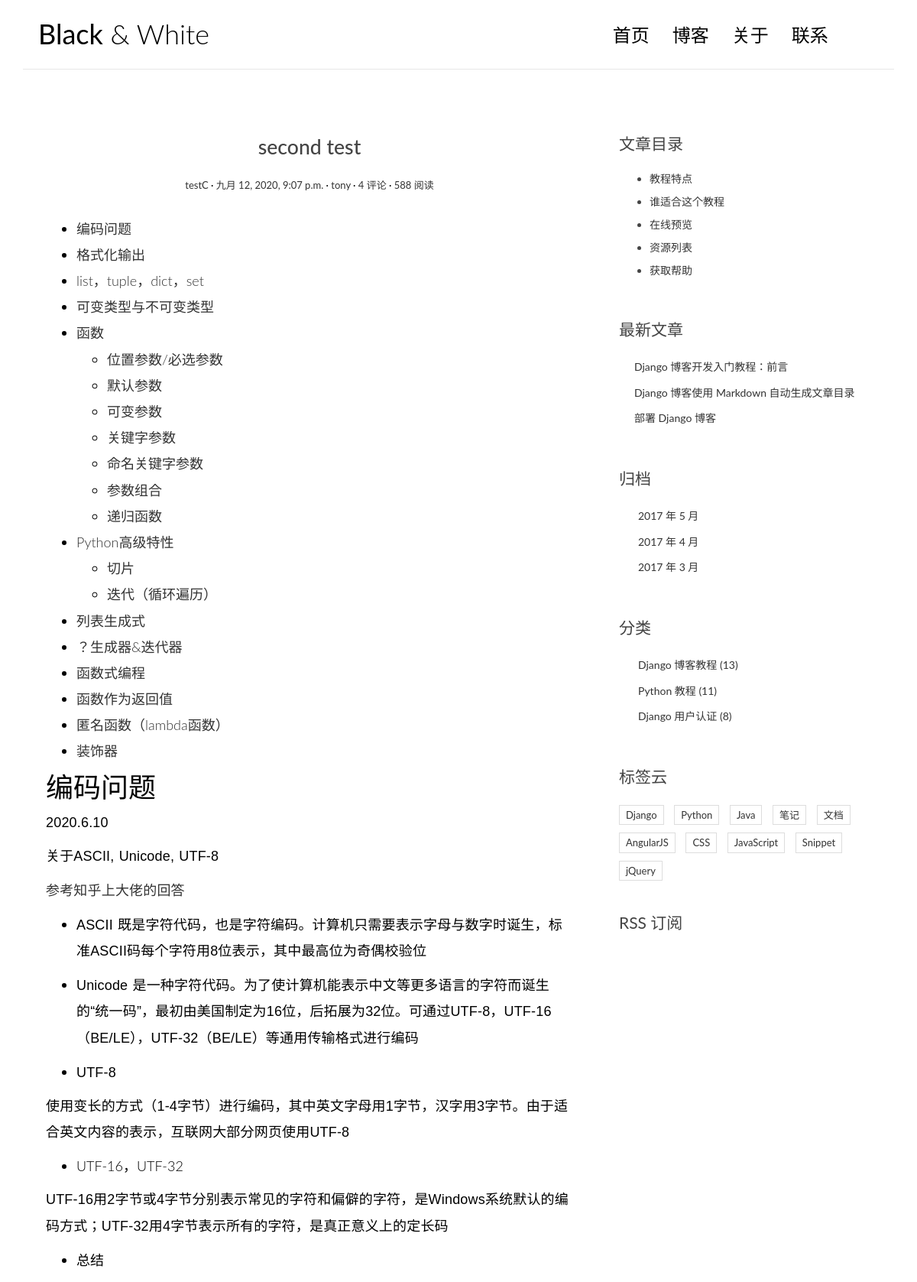
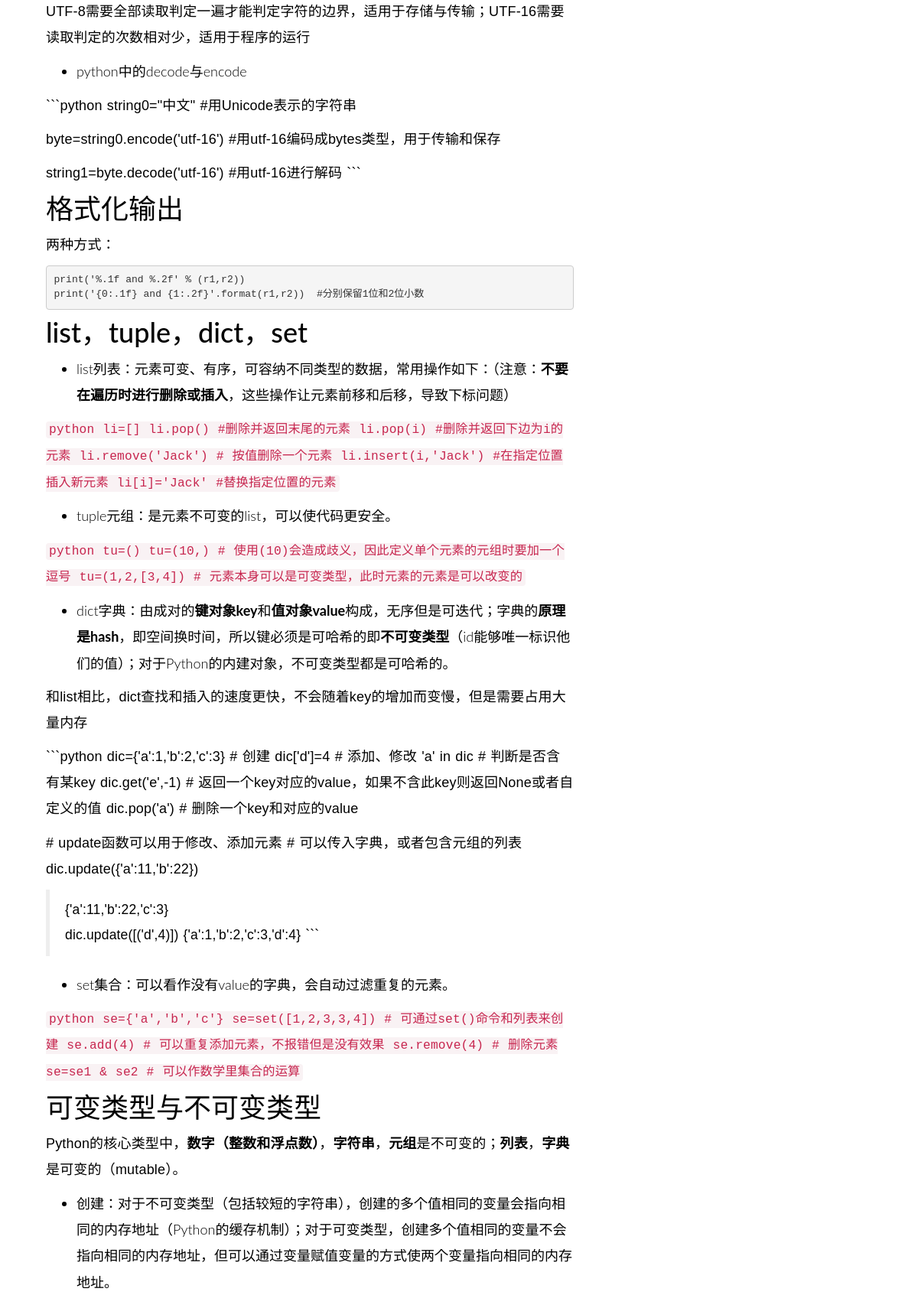
Screenshot of /post/2 (upper part) with the database file from the repository (2 pictures, top to bottom).
### blog/models.py (models this page shows, shortened)
class Post(models.Model):
    title = models.CharField('标题', max_length=40)  # 等价于关键词参数verbose_name='标题'
    createdTime = models.DateTimeField('创建时间', default=timezone.now)  # 默认值为当前时间，timezone.now可以自适应时区
    modifiedTime = models.DateTimeField('修改时间')
    body = models.TextField('正文')
    excerpt = models.TextField('摘要', max_length=400, blank=True)  # 允许为空
    category = models.ForeignKey(Category, verbose_name='分类', on_delete=models.CASCADE)  # 多对一关联；级联删除的策略
    tag = models.ManyToManyField(Tag, verbose_name='标签')  # 多对多
    author = models.ForeignKey(User, verbose_name='作者', on_delete=models.CASCADE, blank=True)
    class Meta:
        verbose_name = '文章'
        verbose_name_plural = '文章'

class Category(models.Model):
    name = models.CharField(max_length=20)
    class Meta:
        verbose_name = '分类'
        verbose_name_plural = verbose_name
    def __str__(self):
        return self.name

### blog/views.py (the view)
# urls.py: path('post/<int:pk>',views.detail,name='detail')
def detail(request, pk):
    post = get_object_or_404(Post, pk=pk)
    post.body = markdown.markdown(post.body,
                                  extensions=[
                                      'markdown.extensions.extra',
                                      'markdown.extensions.codehilite',
                                      'markdown.extensions.toc',
                                  ])
    return render(request, 'blog/detail.html', context={
        'post': post
    })

### templates/blog/detail.html (shortened to what this page needs)
{% extends 'base.html' %}
{% block main %}
    <article class="post post-1">
        <header class="entry-header">
            <h1 class="entry-title">{{post.title}}</h1>
            <div class="entry-meta">
                <span class="post-category"><a href="#">{{post.category}}</a></span>
                <span class="post-date"><a href="#"><time class="entry-date"
                                                          datetime="{{post.createdTime}}">{{post.createdTime}}</time></a></span>
                <span class="post-author"><a href="#">{{ post.author }}</a></span>
                <span class="comments-link"><a href="#">4 评论</a></span>
                <span class="views-count"><a href="#">588 阅读</a></span>
            </div>
        </header>
        <div class="entry-content clearfix">
        {{ post.body|safe}}
        </div>
    </article>
{% endblock %}
{% block aside %}
    <div class="widget widget-content">
        <h3 class="widget-title">文章目录</h3>
        <ul>
            <li>
                <a href="#">教程特点</a>
            </li>
            <li>
                <a href="#">谁适合这个教程</a>
            </li>
            <li>
                <a href="#">在线预览</a>
            </li>
            <li>
                <a href="#">资源列表</a>
            </li>
            <li>
                <a href="#">获取帮助</a>
            </li>
        </ul>
    </div>
    <div class="widget widget-recent-posts">
        <h3 class="widget-title">最新文章</h3>
        <ul>
            <li>
                <a href="#">Django 博客开发入门教程：前言</a>
            </li>
            <li>
                <a href="#">Django 博客使用 Markdown 自动生成文章目录</a>
            </li>
            <li>
                <a href="#">部署 Django 博客</a>
            </li>
        </ul>
    </div>
    <div class="widget widget-archives">
        <h3 class="widget-title">归档</h3>
        <ul>
            <li>
                <a href="#">2017 年 5 月</a>
            </li>
            <li>
                <a href="#">2017 年 4 月</a>
            </li>
            <li>
                <a href="#">2017 年 3 月</a>
            </li>
        </ul>
    </div>
    <div class="widget widget-category">
        <h3 class="widget-title">分类</h3>
        <ul>
            <li>
                <a href="#">Django 博客教程 <span class="post-count">(13)</span></a>
            </li>
            <li>
                <a href="#">Python 教程 <span class="post-count">(11)</span></a>
            </li>
            <li>
                <a href="#">Django 用户认证 <span class="post-count">(8)</span></a>
            </li>
        </ul>
    </div>
    <div class="widget widget-tag-cloud">
        <h3 class="widget-title">标签云</h3>
        <ul>
            <li>
                <a href="#">Django</a>
            </li>
            <li>
                <a href="#">Python</a>
            </li>
            <li>
                <a href="#">Java</a>
            </li>
            <li>
                <a href="#">笔记</a>
            </li>
            <li>
                <a href="#">文档</a>
            </li>
            <li>
                <a href="#">AngularJS</a>
            </li>
            <li>
                <a href="#">CSS</a>
            </li>
            <li>
                <a href="#">JavaScript</a>
            </li>
            <li>
                <a href="#">Snippet</a>
            </li>
            <li>
                <a href="#">jQuery</a>
            </li>
        </ul>
    </div>
    <div class="rss">
        <a href=""> RSS 订阅</a>
    </div>
{% endblock %}

### blog/static/blog/css/custom.css (style rules this page uses)
* { outline: none; }
h1, h2, h3, h4, h5, h6 { margin-top: 0; }
a { color: #333; }
body { color: #444; font-family: 'Lato', sans-serif; }
p { font-family: 'Ubuntu', sans-serif; font-weight: 400; word-spacing: 1px; letter-spacing: 0.01em; }
.post { background: #fff; padding: 30px 30px 0; }
.entry-title { text-align: center; font-size: 1.9em; margin-bottom: 20px; line-height: 1.6; padding: 10px 20px 0; }
.entry-meta { text-align: center; color: #DDDDDD; font-size: 13px; margin-bottom: 30px; }
.entry-content { font-size: 18px; line-height: 1.9; font-weight: 300; color: #000; }
.post-category::after, .post-date::after, .post-author::after, .comments-link::after { content: ' ·'; color: #000; }
.widget { background: #fff; padding: 30px 0 0; }
.widget-title { font-size: 1.5em; margin-bottom: 20px; line-height: 1.6; padding: 10px 0 0; font-weight: 400; }
.widget-recent-posts ul { padding: 0; margin: 0; padding-left: 20px; }
.widget-recent-posts ul li { list-style-type: none; position: relative; line-height: 170%; margin-bottom: 10px; }
.widget-recent-posts ul li::before { content: '\f3d3'; font-family: "Ionicons"; position: absolute; left: -17px; top: 3px; font-size: 16px; color: #000; }
.widget-archives ul { padding: 0; margin: 0; padding-left: 25px; }
.widget-archives ul li { list-style-type: none; position: relative; line-height: 170%; margin-bottom: 10px; }
.widget-archives ul li::before { content: '\f3f3'; font-family: "Ionicons"; position: absolute; left: -25px; top: 1px; font-size: 16px; color: #000; }
.widget-category ul { padding: 0; margin: 0; padding-left: 25px; }
.widget-category ul li { list-style-type: none; position: relative; line-height: 170%; margin-bottom: 10px; }
.widget-category ul li::before { content: '\f3fe'; font-family: "Ionicons"; position: absolute; left: -25px; top: 1px; font-size: 18px; color: #000; }
.widget-tag-cloud ul { padding: 0; margin: 0; margin-right: -10px; }
.widget-tag-cloud ul li { list-style-type: none; font-size: 13px; display: inline-block; margin-right: 10px; margin-bottom: 10px; padding: 3px 8px; border: 1px solid #ddd; }
.widget-content ul li { margin-bottom: 10px; }
.rss { font-size: 21px; margin-top: 30px; }
.rss a { color: #444; }

### templates/base.html (style rules this page uses)
.codehilite { padding: 0; }

### rows the page displays
Post: title "second test", category "testC", createdTime "九月 12, 2020, 9:07 p.m.", author "tony", body "编码问题 格式化输出 list，tuple，dict，set 可变类型与不可变类型 函数 位置参数/必选参数 默认参数 可变参数 关键字参数 命名关键字参数 参数组合 递归函数 Python高级特性 切片 迭代（循环遍历） 列表生成式 ？生成器&迭代器 函数式编程 函数作为返回值 匿名函数（lambda函数） 装饰器 编码问题 2020.6.10 关于ASCII, Unicode, UTF-8 参考知乎上大佬的回答 ASCII 既是字符代码，也是字符编码。计算机只需要表示字母与数字时诞生，标准ASCII码每个字符用8位表示，其中最高位为奇偶校验位 Unicode 是一种字符代码。为了使计算机能表示中文等更多语言的字符而诞生的“统一码”，最初由美国制定为16位，后拓展为32位。可通过UTF-8，UTF-16（BE/LE），UTF-32（BE/LE）等通用传输格式进行编码 UTF-8 使用变长的方式（1-4字节）进行编码，其中英文字母用1字节，汉字用3字节。由于适合英文内容的表示，互联网大部分网页使用UTF-8 UTF-16，UTF-32 UTF-16用2字节或4字节分别表示常见的字符和偏僻的字符，是Windows系统默认的编码方式；UTF-32用4字节表示所有的字符，是真正意义上的定长码 总结 UTF-8需要全部读取判定一遍才能判定字符的边界，适用于存储与传输；UTF-16需要读取判定的次数相对少，适用于程序的运行 python中的decode与encode ```python string0=\"中文\" #用Unicode表示的字符串…"
